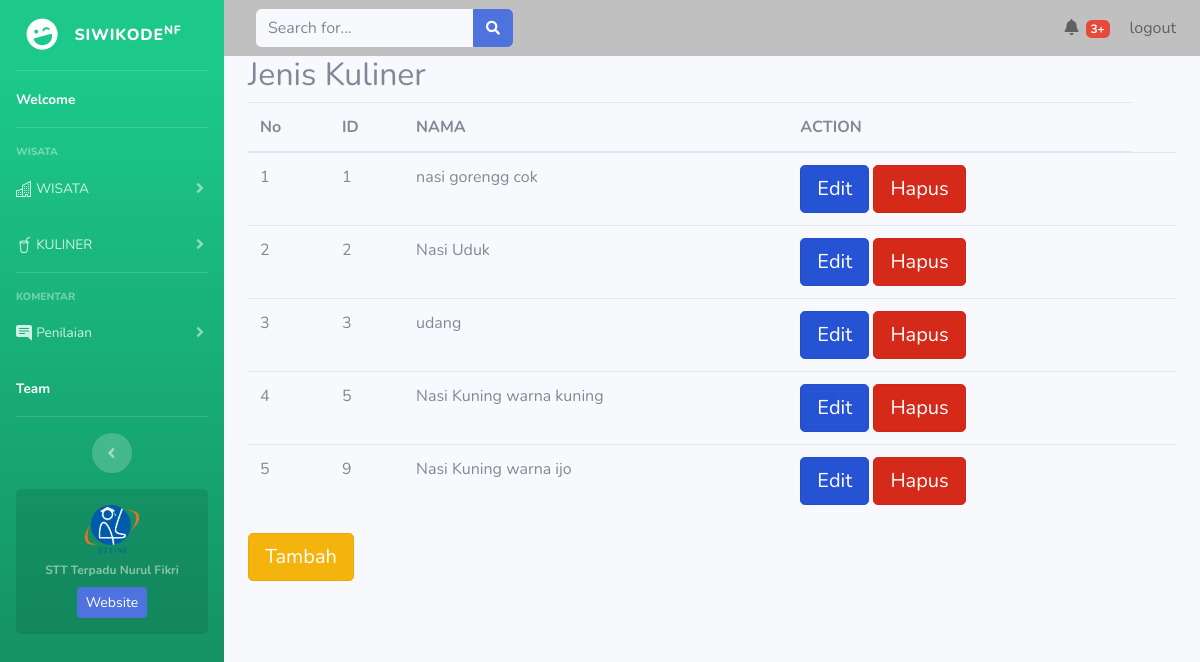
The app's page /siwikode/index.php/kuliner with its own data.
### tables this page shows
CREATE TABLE `jenis_kuliner` (
  `id` int(11) NOT NULL,
  `nama_jeniskuliner` varchar(45) DEFAULT NULL
);

### siwikode/application/controllers/Kuliner.php (called while the page is built, shortened)
<?php
class Kuliner extends CI_Controller {
    public function index() {
        $this->load->model('kuliner_model', 'kuliner');
        $data['list_kuliner'] = $this->kuliner->getAll();
            $this->load->view('layouts/header');
            $this->load->view('kuliner/index', $data);
            $this->load->view('layouts/footer');
    }
}
?>

### siwikode/index.php (called while the page is built, shortened)
<?php
require_once BASEPATH.'core/CodeIgniter.php';

### siwikode/application/models/Kuliner_model.php (called while the page is built, shortened)
<?php
class Kuliner_model extends CI_Model{
    public function getAll(){
        $query = $this->db->get('jenis_kuliner');
        return $query;
    }
}
?>

### siwikode/application/views/kuliner/index.php (the view, shortened to what this page needs)
<table class="table">
<h2>Jenis Kuliner</h2>
<thead>
<tr>
<th>No</th>
<th>ID</th>
<th>NAMA</th>
<th>ACTION</th>
</tr>
</thead>
<tbody>
<?php
$nomor=1;
foreach ($list_kuliner->result() as $row) {
    echo '<tr><td>'.$nomor.'</td>';
    echo '<td>'.$row->id .'</td>';
    echo '<td>'.$row->nama_jeniskuliner .'</td>';
    echo '<td>
    <a href="'.base_url().'index.php/kuliner/edit/'.$row->id.'" class="btn btn-primary btn-lg active" role="button" aria-pressed="true">Edit</a>
    <a href="'.base_url().'index.php/kuliner/delete/'.$row->id.'" class="btn btn-danger btn-lg active" role="button" aria-pressed="true"
    onclick="return hapusDosen(\'Data Kuliner yang bernama ' .$row->nama_jeniskuliner.' Yakin Mau dihapus ? \')">Hapus</a>
    <td/>';
    echo '</tr>';
    $nomor++;
} ?>
</tbody>
</table>
<a href="<?=base_url()?>index.php/kuliner/create" class="btn btn-warning btn-lg active" role="button" aria-pressed="true">Tambah</a>

### records on screen
jenis_kuliner: id "1", nama_jeniskuliner "nasi gorengg cok"
jenis_kuliner: id "2", nama_jeniskuliner "Nasi Uduk"
jenis_kuliner: id "3", nama_jeniskuliner "udang"
jenis_kuliner: id "5", nama_jeniskuliner "Nasi Kuning warna kuning"
jenis_kuliner: id "9", nama_jeniskuliner "Nasi Kuning warna ijo"
